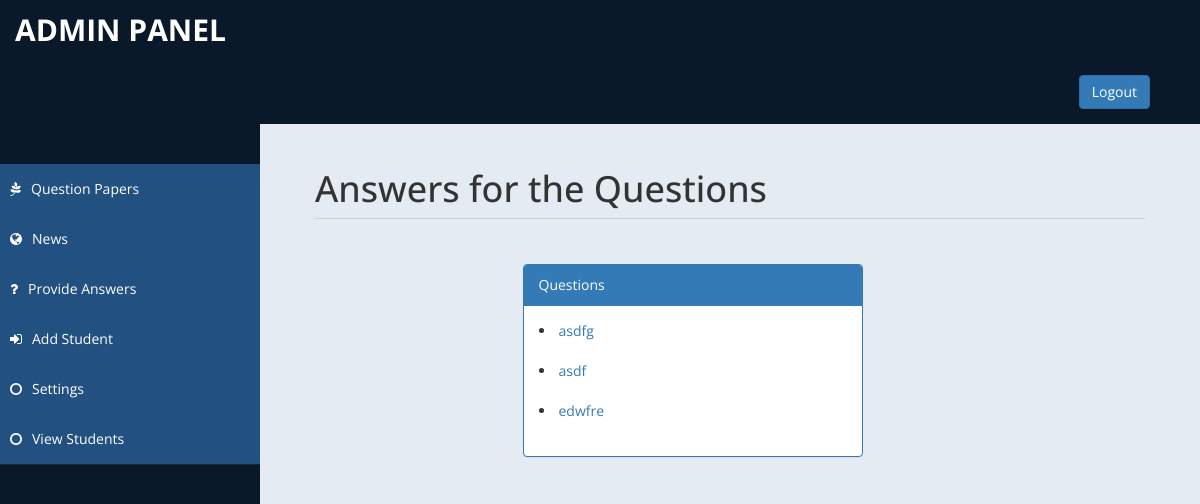
The app's page /answer.php with its own data.
### tables this page shows
CREATE TABLE IF NOT EXISTS `question` (
  `question_id` int(11) NOT NULL,
  `student_id` int(11) NOT NULL,
  `question` varchar(300) NOT NULL,
  `answer` varchar(300) DEFAULT NULL,
  PRIMARY KEY (`question_id`),
  KEY `FK_question_users` (`student_id`),
  CONSTRAINT `FK_question_users` FOREIGN KEY (`student_id`) REFERENCES `users` (`id`)
);

### answer.php (the view, shortened to what this page needs)
<?php
require_once './db/dbConnection.php';
?>
<!DOCTYPE html>
<html xmlns="http://www.w3.org/1999/xhtml">
<head>
    <link href="assets/css/bootstrap.css" rel="stylesheet" />
    <link href="assets/css/font-awesome.css" rel="stylesheet" />
    <link href="assets/css/custom-styles.css" rel="stylesheet" />
</head>
<body>
    <div id="wrapper">
        <nav class="navbar navbar-default top-navbar" role="navigation">
            <div class="navbar-header">
                <a class="navbar-brand" href="index.php">Admin Panel</a>
                <div style="color: white; padding: 15px 50px 15px 950px; float: right; font-size: 16px;">  <a href="logout.php"><input type="button" class="btn btn-primary" value="Logout"></input></a> </div>
            </div>
        </nav>
        <nav class="navbar-default navbar-side" role="navigation">
            <div class="sidebar-collapse">
                <ul class="nav" id="main-menu">
                    <br><br>
                    <li>
                        <a href="admin.php" class="active-menu"><i class="fa fa-pagelines"></i>Question Papers</a>
                        <a href="news.php" class="active-menu"><i class="fa fa-globe"></i>News</a>
                        <a href="answer.php" class="active-menu"><i class="fa fa-question"></i>Provide Answers</a>
                        <a href="addNewStudent.php" class="active-menu"><i class="fa fa-sign-in"></i>Add Student</a>
                        <a href="settings.php" class="active-menu"><i class="fa fa-circle-o"></i>Settings</a>
                        <a href="viewStudents.php" class="active-menu"><i class="fa fa-circle-o"></i>View Students</a>
                    </li>
                </ul>
            </div>
        </nav>
        <div id="page-wrapper" >
            <div id="page-inner">
		<div class="col-md-12">
                        <h1 class="page-header">
                            Answers for the Questions
                        </h1>
                </div>
                <div class="row">
                    <div class="col-md-5 col-md-offset-3">
                        <div class="panel panel-primary">
                            <div class="panel-heading">
                                Questions
                            </div>
                            <div class="panel-body">
                                <?php
                                        $sql = "SELECT * FROM question WHERE answer IS NULL;";
                                        $result = $conn->query($sql);
                                        if ($result->num_rows > 0) {
                                            while ($row = $result->fetch_assoc()) {
                                             echo '<li><a id="editItem" href="submitanswer.php?id=' . $row["question_id"] . '">' . $row["question"] . '</a></li><br>';
                                            }
                                        }
                                ?>
                            </div>
                        </div>
                    </div>
                </div>
            </div>
        </div>
    </div>
</body>
</html>

### assets/css/custom-styles.css (style rules this page uses)
body { font-family: 'Open Sans', sans-serif; }
#wrapper { width: 100%; background:#09192A; }
#page-wrapper { padding: 15px 15px; min-height: 600px; background:#E5EBF2; }
#page-inner { width:100%; margin:10px 20px 10px 0px; background-color:transparent; padding:10px; min-height:1200px; }
h1, .h1, h2, .h2, h3, .h3 { margin-top: 7px; margin-bottom: -5px; }
.page-header { padding-bottom: 9px; margin: 10px 0 45px; border-bottom: 1px solid #C7D1DD; }
.top-navbar { margin:0px; }
.top-navbar .navbar-brand { color: #fff; width: 260px; text-align: left; height: 60px; font-size: 30px; font-weight: 700; text-transform: uppercase; line-height: 30px; }
.active-menu { background-color:#225081!important; }
.sidebar-collapse , .sidebar-collapse .nav { background:none; }
.sidebar-collapse .nav { padding:0; }
.sidebar-collapse .nav > li > a { color:#fff; background:transparent; text-shadow:none; }
.sidebar-collapse > .nav > li > a { padding:15px 10px; }
.sidebar-collapse > .nav > li { border-bottom: 1px solid rgba(107, 108, 109, 0.19); }
.navbar-side { border:none; background-color: transparent; }
.top-navbar { background:#09192A; border-bottom:none; }
.navbar-default { border:0px solid black; }
.navbar-header { background: #09192A; }
.nav > li > a > i { margin-right:10px; }
@media (min-width:768px) { #page-wrapper { margin: 0 0 0 260px; padding: 15px 30px; min-height: 1200px; } }
@media (min-width:768px) { .navbar-side { z-index: 1; position: absolute; width: 260px; } }
@media (min-width:768px) { .navbar { border-radius: 0px; } }

### records on screen
question: question "asdfg"
question: question "asdf"
question: question "edwfre"
